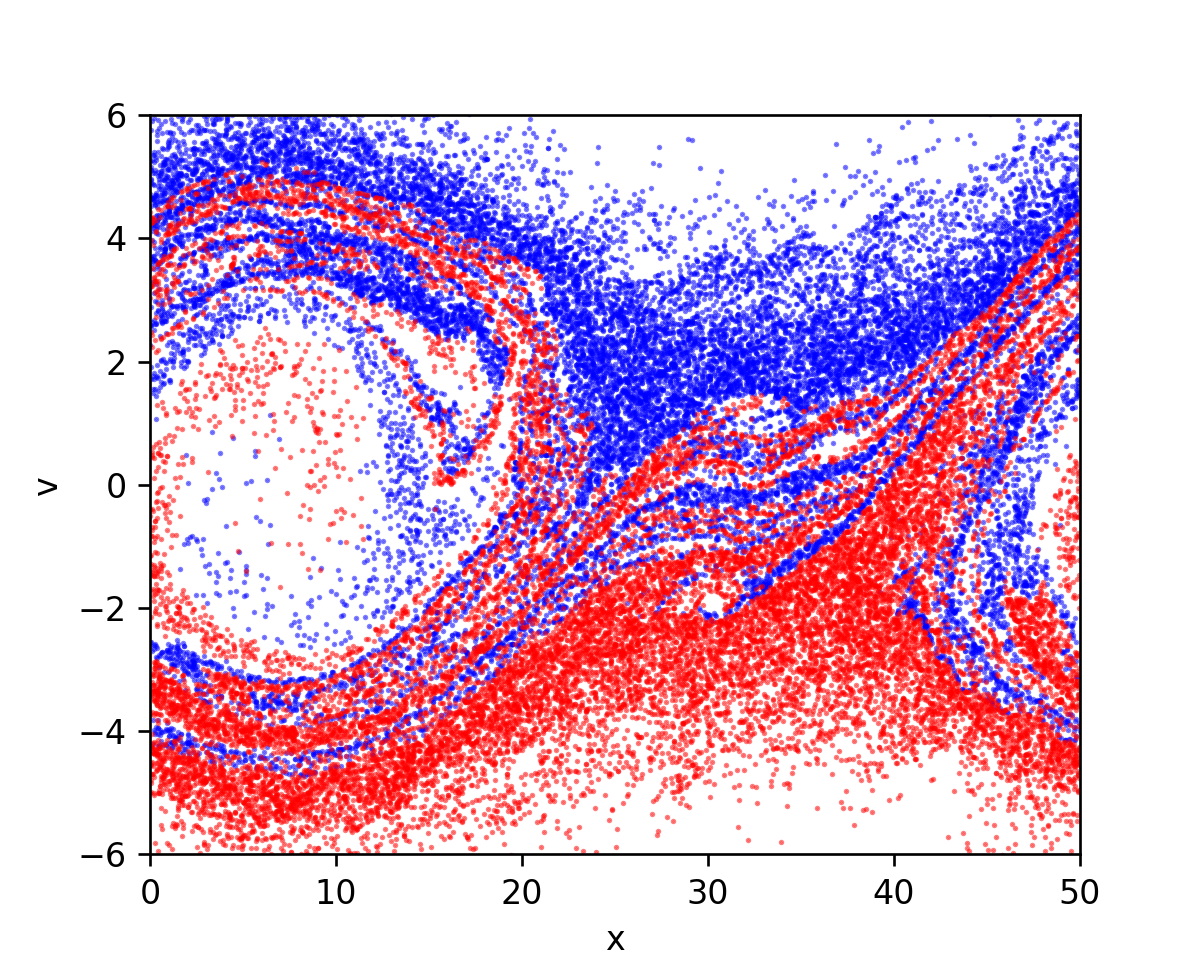

Recreate this plot in Python.
import numpy as np
import matplotlib.pyplot as plt
import scipy.sparse as sp
from scipy.sparse.linalg import spsolve

"""
Create Your Own Plasma PIC Simulation (With Python)
Philip Mocz (2020) Princeton University, @PMocz

Simulate the 1D Two-Stream Instability
Code calculates the motions of electron under the Poisson-Maxwell equation
using the Particle-In-Cell (PIC) method

"""


def getAcc(pos, Nx, boxsize, n0, Gmtx, Lmtx):
    """
    Calculate the acceleration on each particle due to electric field
        pos      is an Nx1 matrix of particle positions
        Nx       is the number of mesh cells
        boxsize  is the domain [0,boxsize]
        n0       is the electron number density
        Gmtx     is an Nx x Nx matrix for calculating the gradient on the grid
        Lmtx     is an Nx x Nx matrix for calculating the laplacian on the grid
        a        is an Nx1 matrix of accelerations
    """
    # Calculate Electron Number Density on the Mesh by
    # placing particles into the 2 nearest bins (j & j+1, with proper weights)
    # and normalizing
    N = pos.shape[0]
    dx = boxsize / Nx
    j = np.floor(pos / dx).astype(int)
    jp1 = j + 1
    weight_j = (jp1 * dx - pos) / dx
    weight_jp1 = (pos - j * dx) / dx
    jp1 = np.mod(jp1, Nx)  # periodic BC
    n = np.bincount(j[:, 0], weights=weight_j[:, 0], minlength=Nx)
    n += np.bincount(jp1[:, 0], weights=weight_jp1[:, 0], minlength=Nx)
    n *= n0 * boxsize / N / dx

    # Solve Poisson's Equation: laplacian(phi) = n-n0
    phi_grid = spsolve(Lmtx, n - n0, permc_spec="MMD_AT_PLUS_A")

    # Apply Derivative to get the Electric field
    E_grid = -Gmtx @ phi_grid

    # Interpolate grid value onto particle locations
    E = weight_j * E_grid[j] + weight_jp1 * E_grid[jp1]

    a = -E

    return a


def main():
    """Plasma PIC simulation"""

    # Simulation parameters
    N = 40000  # Number of particles
    Nx = 400  # Number of mesh cells
    t = 0  # current time of the simulation
    tEnd = 50  # time at which simulation ends
    dt = 1  # timestep
    boxsize = 50  # periodic domain [0,boxsize]
    n0 = 1  # electron number density
    vb = 3  # beam velocity
    vth = 1  # beam width
    A = 0.1  # perturbation
    plotRealTime = True  # switch on for plotting as the simulation goes along

    # Generate Initial Conditions
    np.random.seed(42)  # set the random number generator seed
    # construct 2 opposite-moving Gaussian beams
    pos = np.random.rand(N, 1) * boxsize
    vel = vth * np.random.randn(N, 1) + vb
    Nh = int(N / 2)
    vel[Nh:] *= -1
    # add perturbation
    vel *= 1 + A * np.sin(2 * np.pi * pos / boxsize)

    # Construct matrix G to computer Gradient  (1st derivative)
    dx = boxsize / Nx
    e = np.ones(Nx)
    diags = np.array([-1, 1])
    vals = np.vstack((-e, e))
    Gmtx = sp.spdiags(vals, diags, Nx, Nx)
    Gmtx = sp.lil_matrix(Gmtx)
    Gmtx[0, Nx - 1] = -1
    Gmtx[Nx - 1, 0] = 1
    Gmtx /= 2 * dx
    Gmtx = sp.csr_matrix(Gmtx)

    # Construct matrix L to computer Laplacian (2nd derivative)
    diags = np.array([-1, 0, 1])
    vals = np.vstack((e, -2 * e, e))
    Lmtx = sp.spdiags(vals, diags, Nx, Nx)
    Lmtx = sp.lil_matrix(Lmtx)
    Lmtx[0, Nx - 1] = 1
    Lmtx[Nx - 1, 0] = 1
    Lmtx /= dx**2
    Lmtx = sp.csr_matrix(Lmtx)

    # calculate initial gravitational accelerations
    acc = getAcc(pos, Nx, boxsize, n0, Gmtx, Lmtx)

    # number of timesteps
    Nt = int(np.ceil(tEnd / dt))

    # prep figure
    fig = plt.figure(figsize=(5, 4), dpi=80)

    # Simulation Main Loop
    for i in range(Nt):
        # (1/2) kick
        vel += acc * dt / 2.0

        # drift (and apply periodic boundary conditions)
        pos += vel * dt
        pos = np.mod(pos, boxsize)

        # update accelerations
        acc = getAcc(pos, Nx, boxsize, n0, Gmtx, Lmtx)

        # (1/2) kick
        vel += acc * dt / 2.0

        # update time
        t += dt

        # plot in real time - color 1/2 particles blue, other half red
        if plotRealTime or (i == Nt - 1):
            plt.cla()
            plt.scatter(pos[0:Nh], vel[0:Nh], s=0.4, color="blue", alpha=0.5)
            plt.scatter(pos[Nh:], vel[Nh:], s=0.4, color="red", alpha=0.5)
            plt.axis([0, boxsize, -6, 6])

            plt.pause(0.001)

    # Save figure
    plt.xlabel("x")
    plt.ylabel("v")
    plt.savefig("pic.png", dpi=240)
    plt.show()

    return 0


if __name__ == "__main__":
    main()
